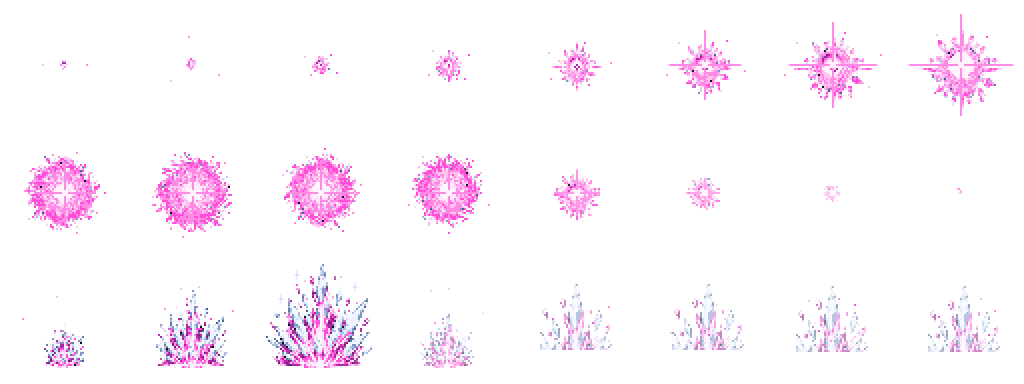
#> input picture Pause/Assets/Art/Attacks/Frost~/frost_attack_laser.png, 1024 x 384 px
$ python preview.py
#> lines starting #> are read from the running program, lines starting #| are printed output that depends on the picture
"""Make the dark 2x sheet, game-size backdrop check, and a GIF of all loops."""
from pathlib import Path
from PIL import Image, ImageDraw, ImageFont

ROOT = Path(__file__).resolve().parent.parent
ART = ROOT.parent.parent
N = Image.Resampling.NEAREST
INK = '#0b0b1a'
LASER = Image.open(ROOT/'frost_attack_laser.png').convert('RGBA')
#> LASER is the input picture: PIL image 1024x384 RGBA; mean R, G, B, A 26.2, 17.5, 25.5, 23.7
BODY = Image.open(ROOT/'frost_attack_laserbody.png').convert('RGBA')
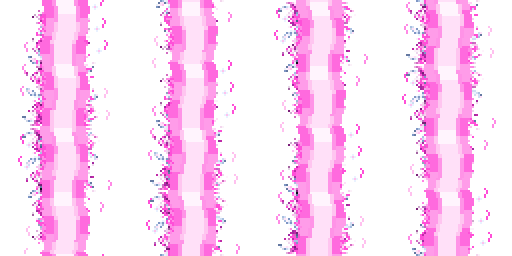
#> input picture Pause/Assets/Art/Attacks/Frost~/frost_attack_laserbody.png, 512 x 256 px
#> BODY is the input picture: PIL image 512x256 RGBA; mean R, G, B, A 108.2, 68.5, 100.6, 99.9
TELL = Image.open(ROOT/'frost_attack_lasertell.png').convert('RGBA')
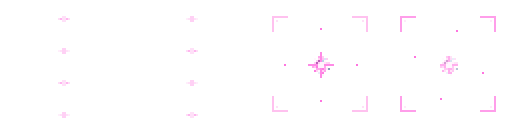
#> input picture Pause/Assets/Art/Attacks/Frost~/frost_attack_lasertell.png, 512 x 128 px
#> TELL is the input picture: PIL image 512x128 RGBA; mean R, G, B, A 5.2, 3.2, 4.8, 3.8
FONT = ImageFont.load_default()


def label(im,xy,s): ImageDraw.Draw(im).text(xy,s,font=FONT,fill='#eadbed')


def cell(sheet,x,y=0,h=128): return sheet.crop((x*128,y*128,(x+1)*128,y*128+h))


def make_preview():
    out=Image.new('RGBA',(1520,920),INK)
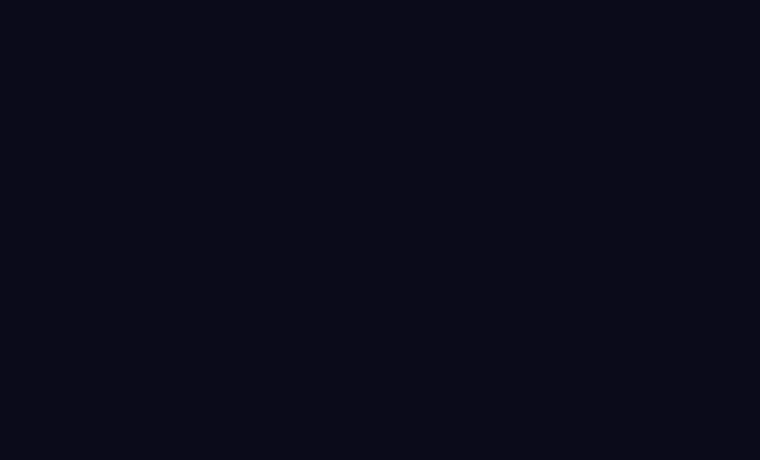
#> out: PIL image 1520x920 RGBA (shown at 1/2 size); mean R, G, B, A 11, 11, 26, 255
    label(out,(16,11),'FROST LEVIATHAN  |  laser ultimate  |  native 64 px, exported 2x nearest')
    out.alpha_composite(LASER,(16,36))
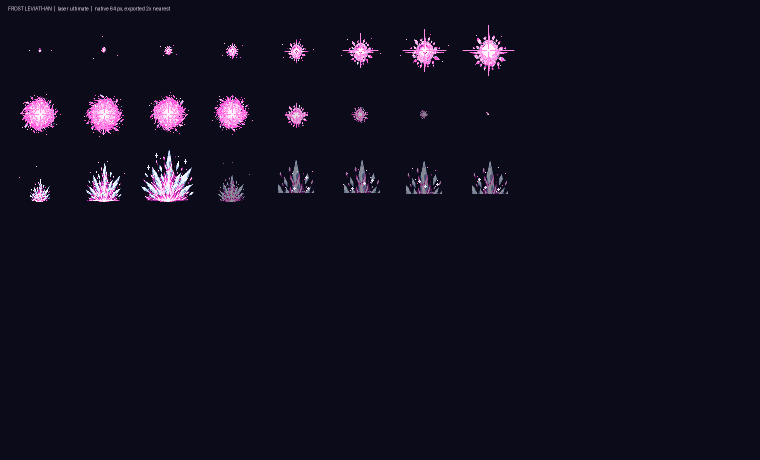
#> out: PIL image 1520x920 RGBA (shown at 1/2 size); mean R, G, B, A 17, 14.9, 31.3, 255
    label(out,(16,425),'WINDUP / MUZZLE + FADE / IMPACT + SPARK')
    out.alpha_composite(BODY,(16,450))
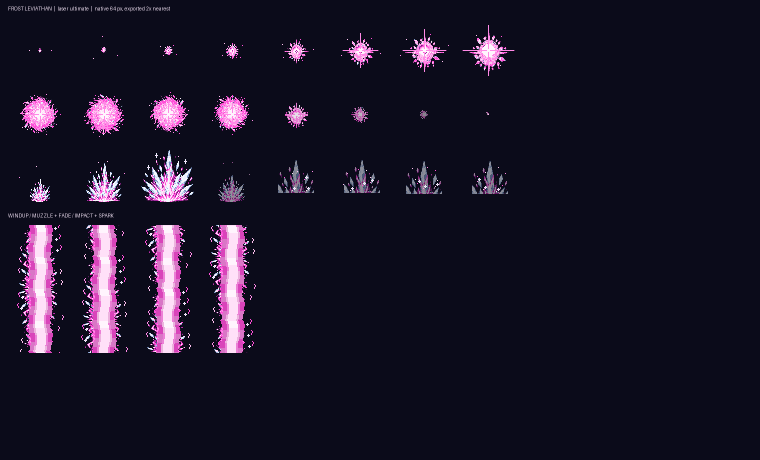
#> out: PIL image 1520x920 RGBA (shown at 1/2 size); mean R, G, B, A 25.8, 20.6, 39, 255
    label(out,(16,714),'BEAM  |  four downward-rolling loop frames')
    out.alpha_composite(TELL,(16,740))
    label(out,(16,877),'AIM DOTS / LOCK BRACKETS')

#> (the run stopped early here; a loop or call above may not have finished)
